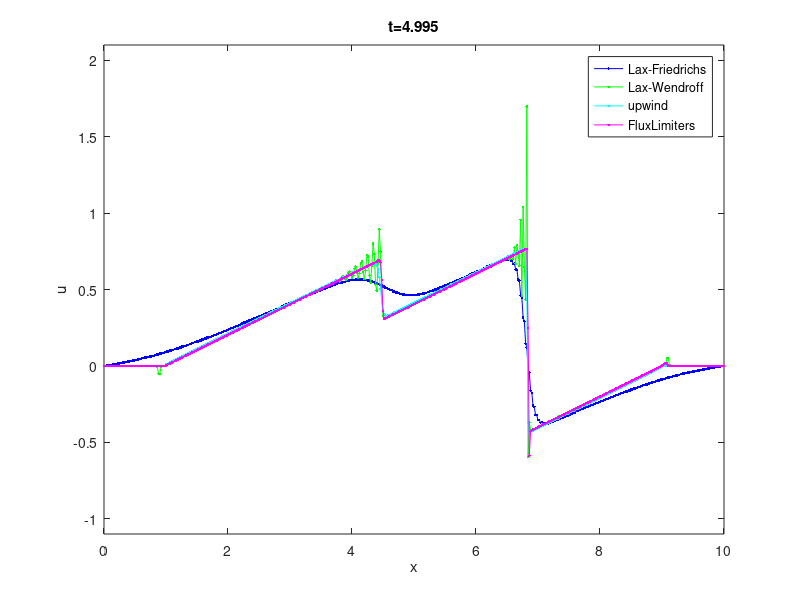
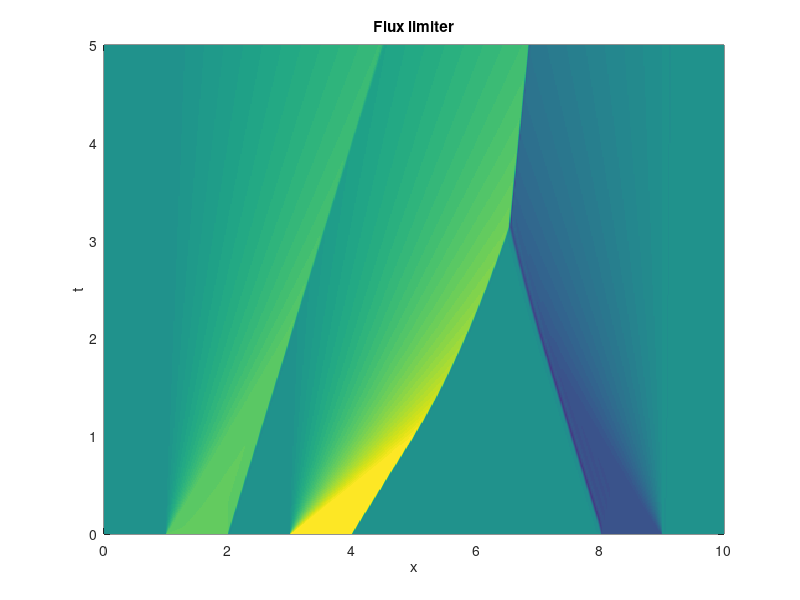
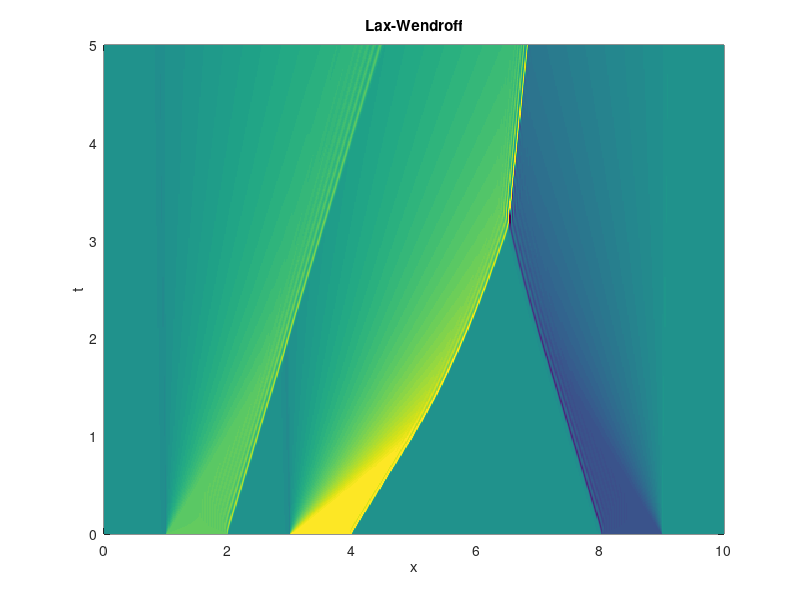
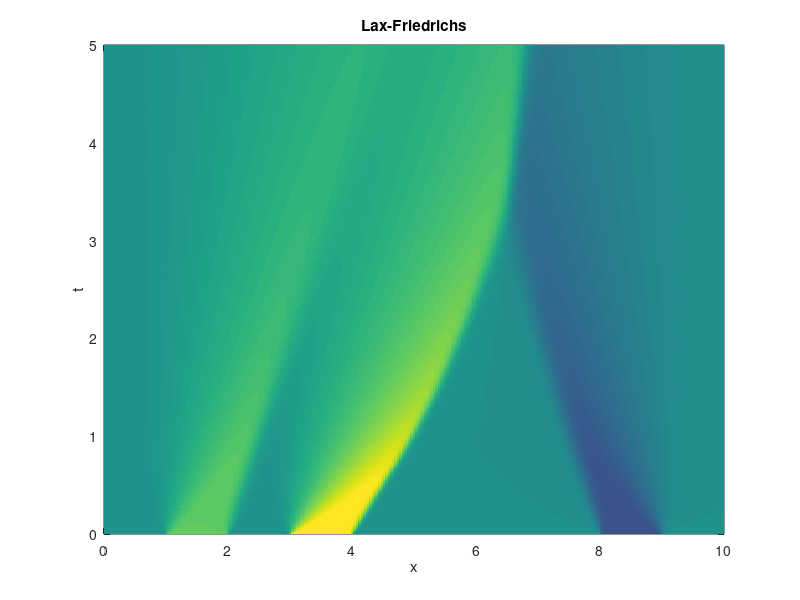

The MATLAB script that drew these images, in order:
clear all
close all

% Test code for Burger equation:
Nx=501;
Nt=1001;
Xend=10;
Tend=5;
x=linspace(0,Xend,Nx);
dx=x(2)-x(1);
t=linspace(0,Tend,Nt);
dt=t(2)-t(1);

% initialize velocity vectors
u_fw=zeros(numel(t),numel(x));
u_lw=zeros(numel(t),numel(x));
u_fl=zeros(numel(t),numel(x));
u_lf=zeros(numel(t),numel(x));
u_mc=zeros(numel(t),numel(x));



% initial condition:
u0=zeros(1,numel(x));
u0(x>=1&x<2)=1;
u0(x>8&x<9)=-1;    
u0(x>=2&x<3)=0;
u0(x>=3&x<4)=2;

u_fw(1,:)=u0;
u_lw(1,:)=u0;
u_fl(1,:)=u0;
u_an(1,:)=u0;
u_lf(1,:)=u0;
u_mc(1,:)=u0;

up = u_mc(1,:);
f_p = zeros(1,length(up));
f_m = zeros(1,length(up));
phi = zeros(1,length(up));
r=phi;

figure
for i=1:numel(t)-1
    
    jj=3:numel(x)-2;
    
    % upwind
    % f_fw_1 = u_fw(i,jj-1).^2/2;
    % f_fw_2 = u_fw(i,jj).^2/2;
    % central
    % f_fw_1 = 0.5*(u_lf(i,jj-1).^2/2+u_lf(i,jj).^2/2);
    % f_fw_2 = 0.5*(u_lf(i,jj).^2/2+u_lf(i,jj+1).^2/2);
    % flux splitting
    f_p(jj) = 0.5*(u_fw(i,jj)+abs(u_fw(i,jj))).*u_fw(i,jj)*0.5;
    f_m(jj) = 0.5*(u_fw(i,jj)-abs(u_fw(i,jj))).*u_fw(i,jj)*0.5;
    f_fw_1  = f_p(jj-1)+f_m(jj);
    f_fw_2  = f_p(jj)+f_m(jj+1);
    
    u_fw(i+1,jj) = u_fw(i,jj) - dt/dx*(f_fw_2-f_fw_1);
    
    % Lax-Friedrichs
    f_lf_1 = 0.5*(u_lf(i,jj-1).^2/2+u_lf(i,jj).^2/2) - dx/2/dt*(u_lf(i,jj)-u_lf(i,jj-1));
    f_lf_2 = 0.5*(u_lf(i,jj).^2/2+u_lf(i,jj+1).^2/2) - dx/2/dt*(u_lf(i,jj+1)-u_lf(i,jj));
    u_lf(i+1,jj) = u_lf(i,jj) - dt/dx*(f_lf_2-f_lf_1);
    
    % 2nd order Lax-Wendroff (Richtmyer)
    up(jj) = 0.5*(u_lw(i,jj+1)+u_lw(i,jj))-dt/2/dx*(u_lw(i,jj+1).^2/2-u_lw(i,jj).^2/2);
    f_lw_1 = up(jj-1).^2/2;
    f_lw_2 = up(jj).^2/2;
    u_lw(i+1,jj) = u_lw(i,jj) - dt/dx*(f_lw_2-f_lw_1);
    
    % 2nd order MacCormack
    up(jj) = u_mc(i,jj) - dt/dx*(u_mc(i,jj).^2/2-u_mc(i,jj-1).^2/2);
    fp = up.^2/2;
    f_mc_1 = 0.5*(fp(jj-1) + u_mc(i,jj).^2/2);
    f_mc_2 = 0.5*(fp(jj) + u_mc(i,jj+1).^2/2);
    u_mc(i+1,jj) = u_mc(i,jj) - dt/dx*(f_mc_2-f_mc_1);
    
    % Flux limiters
    r(jj)=(u_fl(i,jj)-u_fl(i,jj-1))./(u_fl(i,jj+1)-u_fl(i,jj));
    r(isnan(r))=1;
    r=min(r,100000);
    r=max(r,-100000);
    phi = (r+abs(r))./(1+abs(r));    % van Leer
    
    % Lax-Wendroff
    up(jj) = 0.5*(u_fl(i,jj+1)+u_fl(i,jj))-dt/2/dx*(u_fl(i,jj+1).^2/2-u_fl(i,jj).^2/2);
    f_high_1 = up(jj-1).^2/2;
    f_high_2 = up(jj).^2/2;
    % Upwind 
%    f_low_1 = u_fl(i,jj-1).^2/2;
%    f_low_2 = u_fl(i,jj).^2/2;
    % Upwind with flux splitting
    f_p(jj) = 0.5*(u_fl(i,jj)+abs(u_fl(i,jj))).*u_fl(i,jj)*0.5;
    f_m(jj) = 0.5*(u_fl(i,jj)-abs(u_fl(i,jj))).*u_fl(i,jj)*0.5;
    f_low_1  = f_p(jj-1)+f_m(jj);
    f_low_2  = f_p(jj)+f_m(jj+1);
    % Lax Friedrichs
%    f_low_1 = 0.5*(u_fl(i,jj-1).^2/2+u_fl(i,jj).^2/2) - dx/2/dt*(u_fl(i,jj)-u_fl(i,jj-1));
%    f_low_2 = 0.5*(u_fl(i,jj).^2/2+u_fl(i,jj+1).^2/2) - dx/2/dt*(u_fl(i,jj+1)-u_fl(i,jj));
    f_fl_1 = f_low_1-phi(jj-1).*(f_low_1-f_high_1);
    f_fl_2 = f_low_2-phi(jj).*(f_low_2-f_high_2);
    u_fl(i+1,jj) = u_fl(i,jj) - dt/dx*(f_fl_2-f_fl_1);
    
    % sum(u_fl(i+1,:))
    
    
    % Plot
    if floor(i/50)==i/50
        cla;
        plot(x,u_lf(i,:),'b.-')
        hold on
        plot(x,u_lw(i,:),'g.-')
        plot(x,u_fw(i,:),'c.-')
        %plot(x,u_mc(i,:),'k.-')
        plot(x,u_fl(i,:),'m.-')
        %       plot(x(jj),phi,'y')
        
        tt=t(i+1);
        %plot([0,1,1+tt,2+tt/2,2+tt/2,4],[0,0,1,1,0,0],'r')
        
        legend('Lax-Friedrichs','Lax-Wendroff','upwind','FluxLimiters')
        title(['t=' num2str(t(i))])
        drawnow;
        %pause(0.01)
        axis([min(x) max(x) -1.1 2.1])
        xlabel('x')
        ylabel('u')
    end
end

figure
pcolor(x,t,u_fl)
title('Flux limiter')
shading flat
xlabel('x')
ylabel('t')
caxis([-2 2])

figure
pcolor(x,t,u_lw)
title('Lax-Wendroff')
shading flat
xlabel('x')
ylabel('t')
caxis([-2 2])

figure
pcolor(x,t,u_lf)
title('Lax-Friedrichs')
shading flat
xlabel('x')
ylabel('t')
caxis([-2 2])

figure
pcolor(x,t,u_fw)
title('Upwind flux splitting')
shading flat
xlabel('x')
ylabel('t')
caxis([-2 2])

figure
waterfall(x,t(1:10:500),u_fl(1:10:500,:))
xlabel('x')
ylabel('t')
